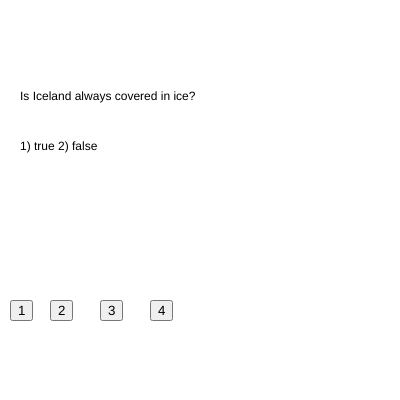
Frame 1 (no input)
Frame 60 (no input): identical to frame 1, image omitted
Frame 120 (the mouse pressed at the canvas centre since frame 60): identical to frame 1, image omitted

The p5.js sketch that drew this single still picture (run headless with seeded random() and noise() and a simulated clock; from frame 60 on, the mouse is pressed at the canvas centre):

// p5.js sketch
// ── sketch.js
//add another question



var questions=["Is Iceland always covered in ice?","What ocean lies east of the US?",'What is the smallest state in the US?'];
var options=["1) true 2) false","1) pacific 2) eastern 3) indian 4) atlantic","1) Vermont 2) New Jersey 3) Rhode Island 4) Virginia"];
var answers=[1,3,2];

var buttons=[];

var currentOption=-1;

var currentQuestion=0;

var answerText="";

function setup() {
  // put setup code here
  createCanvas(400,400);
  buttons[0]=createButton('1');
  buttons[0].position(10,300);
  buttons[0].mousePressed(function(){
    currentOption=0;
  });//end of mousePressed
  buttons[1]=createButton('2');
  buttons[1].position(50,300);
  buttons[1].mousePressed(function(){
    currentOption=1;
  });
  buttons[2]=createButton('3');
  buttons[2].position(100,300);
  buttons[2].mousePressed(function(){
    currentOption=2;
  });
  buttons[3]=createButton('4');
  buttons[3].position(150,300);
  buttons[3].mousePressed(function(){
    currentOption=3;
  });
}//end of setup

function draw() {
  // put drawing code here
  background(255);
  text(questions[currentQuestion],20,100);
  text(options[currentQuestion],20,150);
  text(answerText, 20,200);
  if(currentOption!= -1){
    //not equal to
    console.log(currentOption);
    if (currentOption==answers[currentQuestion]) {
    console.log('Correct!');
    answerText="Correct!";
    currentQuestion=currentQuestion+1;
    //array.length counts how many items in array
    if(currentQuestion== questions.length){
      currentQuestion=0;
    }
    }else {
    console.log('incorrect');
    answerText="incorrect";
  }//end of checking if Correct
  //reset to inactive State
  currentOption=-1;
  }//end of current option != -1

}//end draw loop
